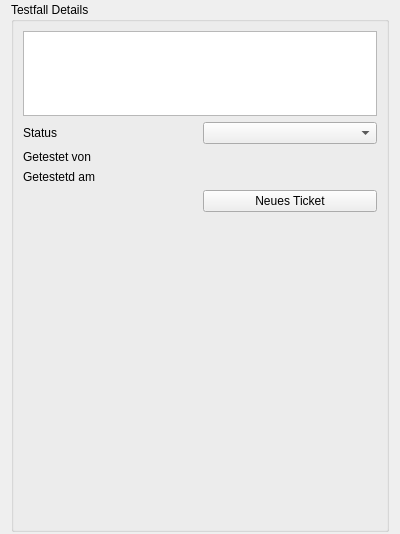
<?xml version="1.0" encoding="UTF-8"?>
<ui version="4.0">
 <class>SystemUnitDeatils</class>
 <widget class="QWidget" name="SystemUnitDeatils">
  <property name="geometry">
   <rect>
    <x>0</x>
    <y>0</y>
    <width>400</width>
    <height>534</height>
   </rect>
  </property>
  <property name="minimumSize">
   <size>
    <width>400</width>
    <height>0</height>
   </size>
  </property>
  <property name="maximumSize">
   <size>
    <width>400</width>
    <height>16777215</height>
   </size>
  </property>
  <property name="windowTitle">
   <string>Form</string>
  </property>
  <layout class="QVBoxLayout" name="verticalLayout">
   <property name="topMargin">
    <number>2</number>
   </property>
   <property name="bottomMargin">
    <number>2</number>
   </property>
   <item>
    <widget class="QGroupBox" name="groupBox">
     <property name="title">
      <string>Testfall Details</string>
     </property>
     <layout class="QVBoxLayout" name="verticalLayout_2">
      <item>
       <widget class="QTextEdit" name="title">
        <property name="minimumSize">
         <size>
          <width>0</width>
          <height>0</height>
         </size>
        </property>
        <property name="maximumSize">
         <size>
          <width>16777215</width>
          <height>100</height>
         </size>
        </property>
        <property name="undoRedoEnabled">
         <bool>false</bool>
        </property>
        <property name="readOnly">
         <bool>true</bool>
        </property>
       </widget>
      </item>
      <item>
       <layout class="QGridLayout" name="gridLayout">
        <item row="2" column="0">
         <widget class="QLabel" name="label_3">
          <property name="text">
           <string>Getestetd am</string>
          </property>
         </widget>
        </item>
        <item row="2" column="1">
         <widget class="QLabel" name="testetdOn">
          <property name="text">
           <string/>
          </property>
         </widget>
        </item>
        <item row="1" column="1">
         <widget class="QLabel" name="testedFrom">
          <property name="text">
           <string/>
          </property>
         </widget>
        </item>
        <item row="1" column="0">
         <widget class="QLabel" name="label_2">
          <property name="text">
           <string>Getestet von</string>
          </property>
         </widget>
        </item>
        <item row="0" column="1">
         <widget class="QComboBox" name="testState"/>
        </item>
        <item row="0" column="0">
         <widget class="QLabel" name="label">
          <property name="text">
           <string>Status</string>
          </property>
         </widget>
        </item>
        <item row="3" column="1">
         <widget class="QPushButton" name="newTicket">
          <property name="text">
           <string>Neues Ticket</string>
          </property>
          <property name="icon">
           <iconset resource="rsc.qrc">
            <normaloff>:/icon/icons/clipboard.png</normaloff>:/icon/icons/clipboard.png</iconset>
          </property>
         </widget>
        </item>
       </layout>
      </item>
      <item>
       <spacer name="verticalSpacer">
        <property name="orientation">
         <enum>Qt::Vertical</enum>
        </property>
        <property name="sizeHint" stdset="0">
         <size>
          <width>17</width>
          <height>322</height>
         </size>
        </property>
       </spacer>
      </item>
     </layout>
    </widget>
   </item>
  </layout>
 </widget>
 <resources>
  <include location="rsc.qrc"/>
 </resources>
 <connections/>
</ui>
